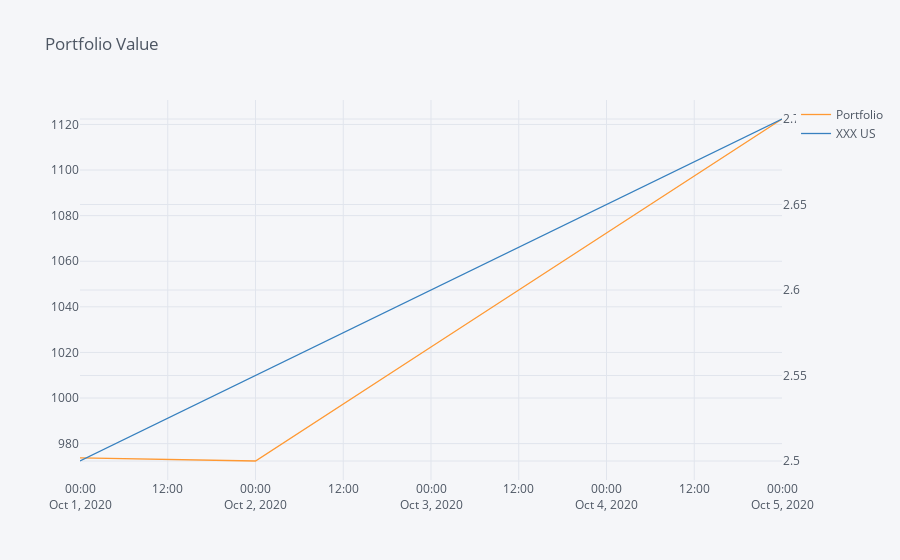

The notebook cell this image was saved under:
### Code cell
import cufflinks as cf

columns = ["Portfolio", "XXX US"]

df[columns].iplot(
    secondary_y="XXX US",
    title="Portfolio Value",
)

### Figure 1 — Plotly figure (JSON) as saved in the notebook; plotly's stock layout.template omitted (floating-point values rounded to 4 significant figures)
{"data": [{"line": {"color": "rgba(255, 153, 51, 1.0)", "dash": "solid", "shape": "linear", "width": 1.3}, "mode": "lines", "name": "Portfolio", "text": "", "type": "scatter", "x": ["2020-10-01", "2020-10-02", "2020-10-03", "2020-10-04", "2020-10-05"], "y": [973.8, 972.4, 1022.0, 1072.0, 1122.0]}, {"line": {"color": "rgba(55, 128, 191, 1.0)", "dash": "solid", "shape": "linear", "width": 1.3}, "mode": "lines", "name": "XXX US", "text": "", "type": "scatter", "x": ["2020-10-01", "2020-10-02", "2020-10-03", "2020-10-04", "2020-10-05"], "xaxis": "x", "y": [2.5, 2.55, 2.6, 2.65, 2.7], "yaxis": "y2"}], "layout": {"legend": {"bgcolor": "#F5F6F9", "font": {"color": "#4D5663"}}, "paper_bgcolor": "#F5F6F9", "plot_bgcolor": "#F5F6F9", "title": {"font": {"color": "#4D5663"}, "text": "Portfolio Value"}, "xaxis": {"gridcolor": "#E1E5ED", "showgrid": true, "tickfont": {"color": "#4D5663"}, "title": {"font": {"color": "#4D5663"}, "text": ""}, "zerolinecolor": "#E1E5ED"}, "yaxis": {"gridcolor": "#E1E5ED", "showgrid": true, "tickfont": {"color": "#4D5663"}, "title": {"font": {"color": "#4D5663"}, "text": ""}, "zerolinecolor": "#E1E5ED"}, "yaxis2": {"anchor": "x", "gridcolor": "#E1E5ED", "overlaying": "y", "showgrid": true, "side": "right", "tickfont": {"color": "#4D5663"}, "title": {"text": ""}, "zerolinecolor": "#E1E5ED"}}}
